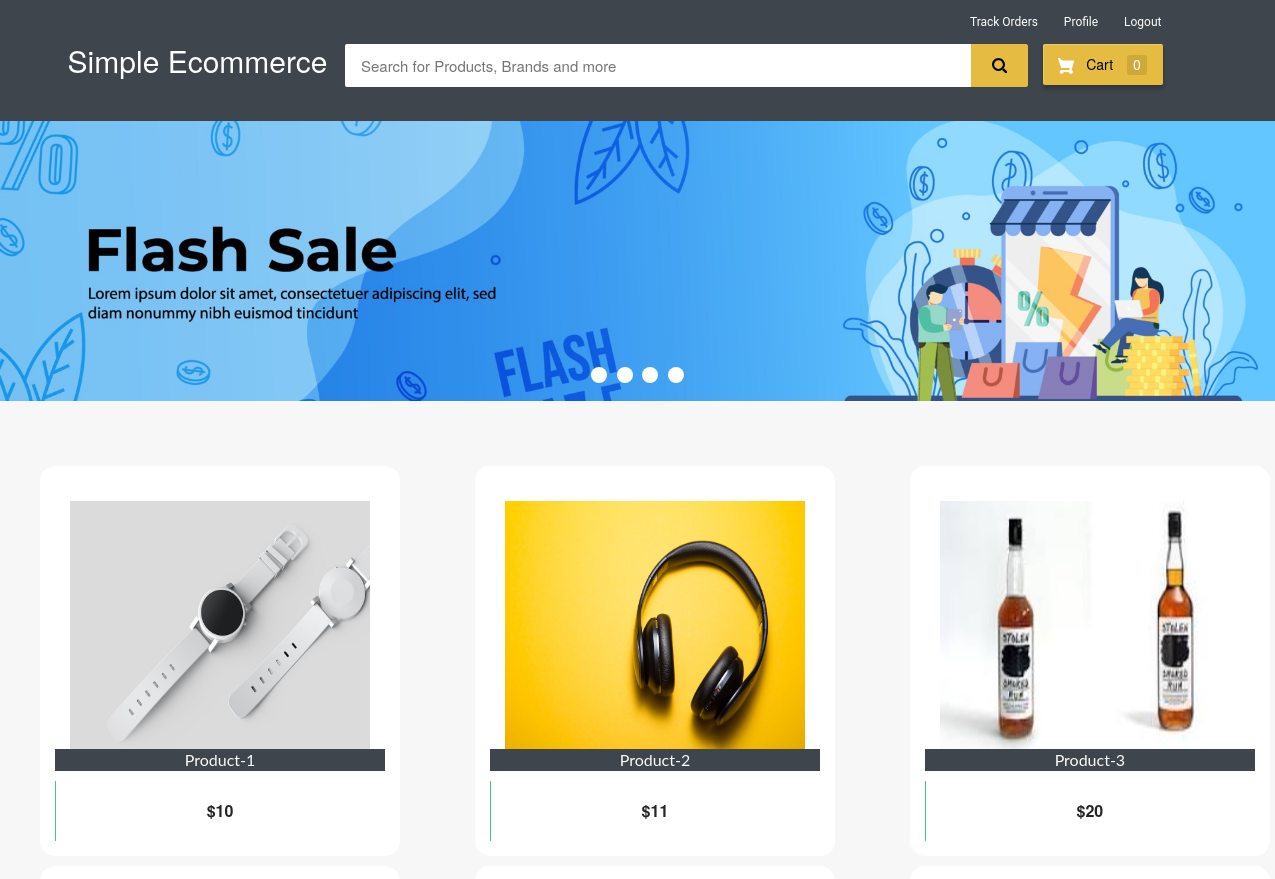
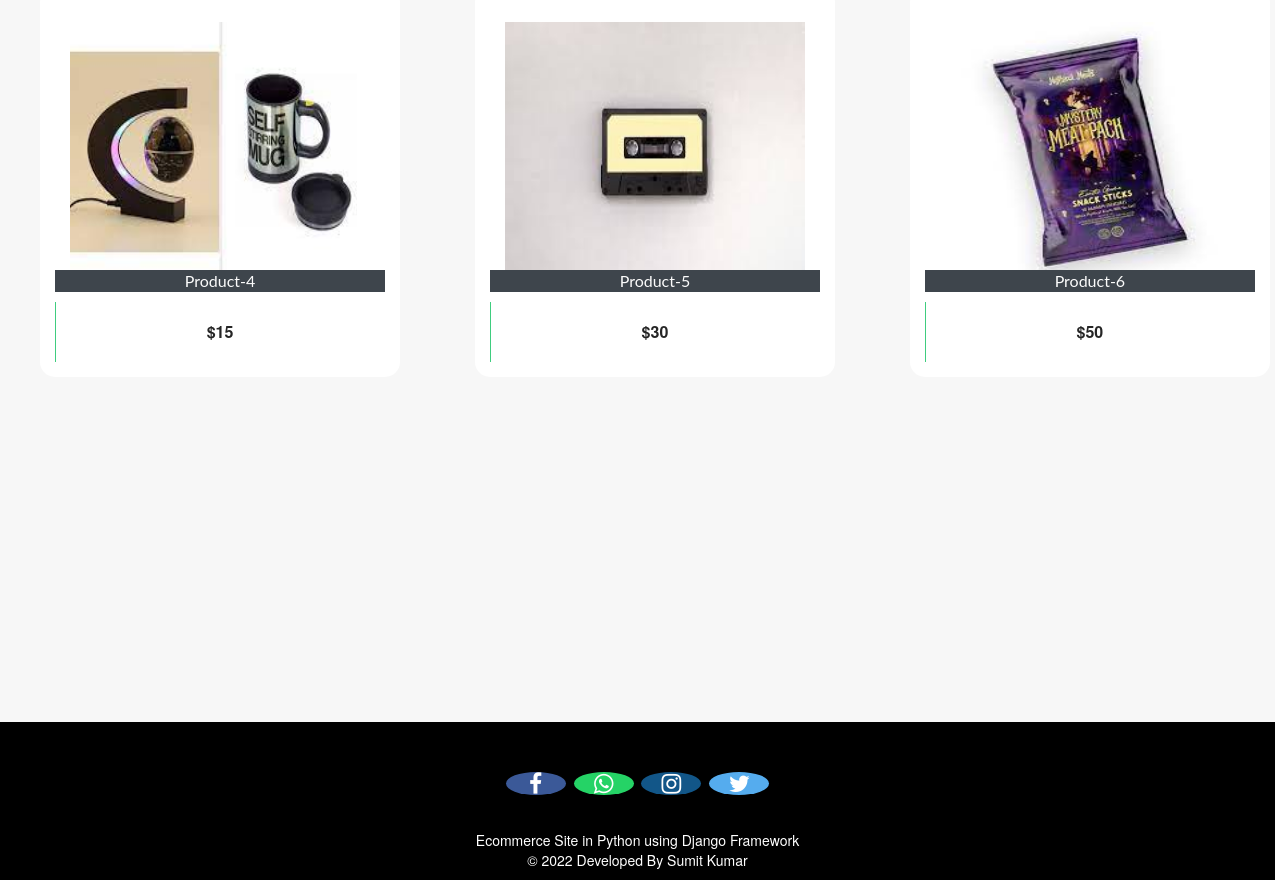
Page /customer-home (signed in) on the committed database (2 pictures, top to bottom).
### ecom/models.py (models this page shows, shortened)
class Product(models.Model):
    name=models.CharField(max_length=40)
    product_image= models.ImageField(upload_to='product_image/',null=True,blank=True)
    price = models.PositiveIntegerField()
    description=models.CharField(max_length=40)

### ecom/views.py (the view)
# urls.py: path('customer-home', views.customer_home_view,name='customer-home'),
@login_required(login_url='customerlogin')
@user_passes_test(is_customer)
def customer_home_view(request):
    products=models.Product.objects.all()
    if 'product_ids' in request.COOKIES:
        product_ids = request.COOKIES['product_ids']
        counter=product_ids.split('|')
        product_count_in_cart=len(set(counter))
    else:
        product_count_in_cart=0
    return render(request,'ecom/customer_home.html',{'products':products,'product_count_in_cart':product_count_in_cart})

### ecom/views.py (called while the page is built)
def is_customer(user):
    return user.groups.filter(name='CUSTOMER').exists()

### templates/ecom/customer_home.html (shortened to what this page needs)
{% extends 'ecom/customer_base.html' %}
{% load static %}
{% block content %}
<div class="row">
  <div class="col-md-12">
    <div class="slider-container">
      <div class="menu">
        <label for="slide-dot-1"></label>
        <label for="slide-dot-2"></label>
        <label for="slide-dot-3"></label>
        <label for="slide-dot-4"></label>
      </div>
        <div class="slide slide-1"></div>
    </div>
  </div>
</div>
  {%if products%}
  <br>
  <div class="row">
      {% for p in products %}
      <div class="column">
      <div class="container page-wrapper" style="width: 450px;">
        <div class="page-inner">
          <div class="row">
            <div class="el-wrapper">
              <div class="box-up">
                <img class="img" src="{% static p.product_image.url %}" alt="product pic" height="300px" width="300px">
                <div class="img-info">
                  <div class="info-inner">
                    <span style="background-color:#3e454c; color:fbfbfb;"class="p-company">{{p.name}}</span>
                  </div>
                </div>
              </div>
              <div class="box-down">
                <a class="cart" href="{% url 'add-to-cart' p.id  %}">
                  <span class="price">${{p.price}}</span>
                  <span class="add-to-cart">
                    <span class="txt"><i class="fa fa-shopping-cart"></i> Add To Cart</span>
                  </span>
                </a>
              </div>
            </div>
          </div>
        </div>
      </div>
      </div>
{% if forloop.counter|divisibleby:"3" %}
    </div>
    <div class="row">
          <br><br><br><br><br>
{% endif %}
  {% endfor %}
</div>
{%else%}
<h3 style="text-align:center; color:#3E454C;">No Search Found</h3>
{%endif%}
<br><br><br>
<br><br><br><br><br><br><br><br><br><br><br><br>
{% endblock content %}

### templates/ecom/customer_base.html (style rules this page uses)
body { background-color: #f7f7f7; }
.menu { cursor: pointer }
.fa { font-size: 23px; width: 60px; text-align: center; text-decoration: none; margin: 5px 2px; border-radius: 50%; }

### rows in the picture
Product: product_image (picture), name "Product-1", price "10"
Product: product_image (picture), name "Product-2", price "11"
Product: product_image (picture), name "Product-3", price "20"
Product: product_image (picture), name "Product-4", price "15"
Product: product_image (picture), name "Product-5", price "30"
Product: product_image (picture), name "Product-6", price "50"

### other values in the picture
{{ product_count_in_cart }} "0"
